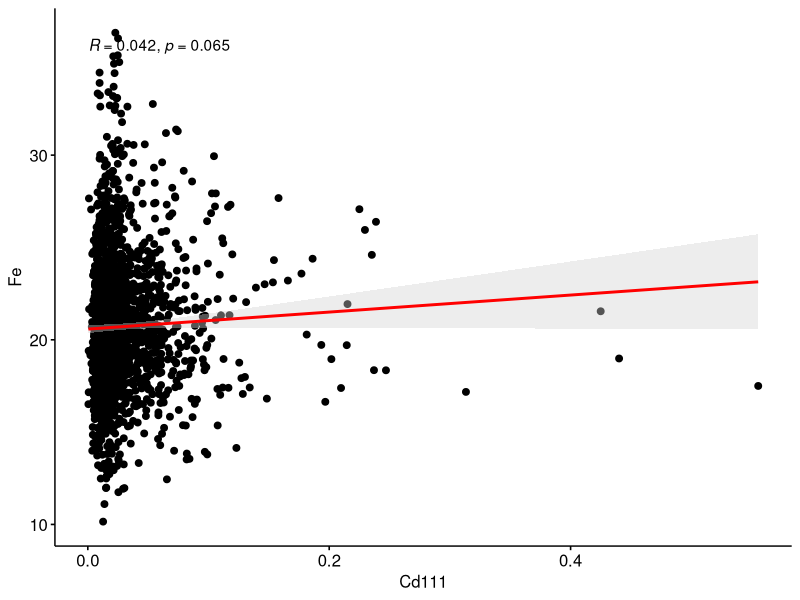
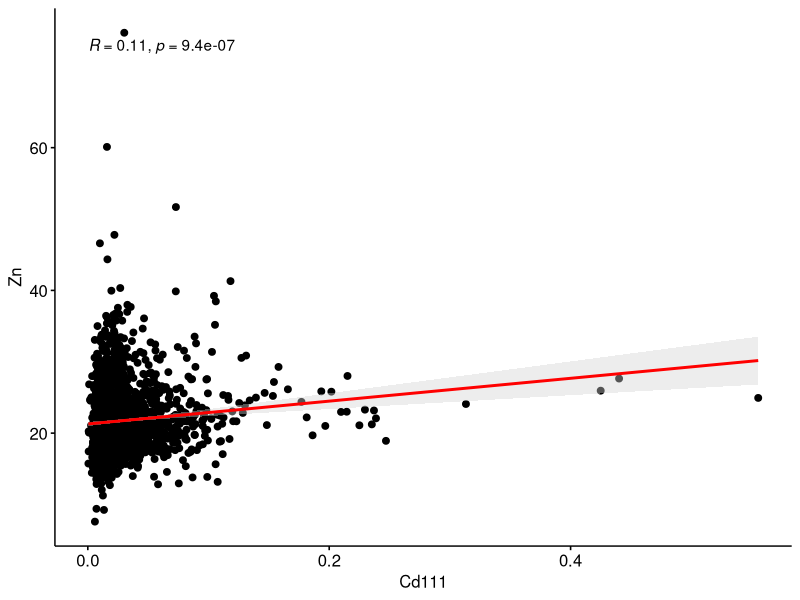
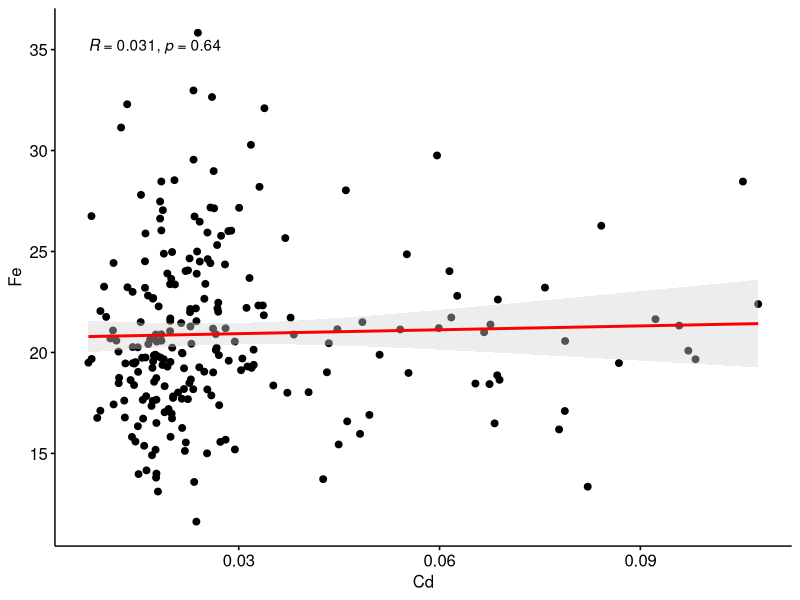
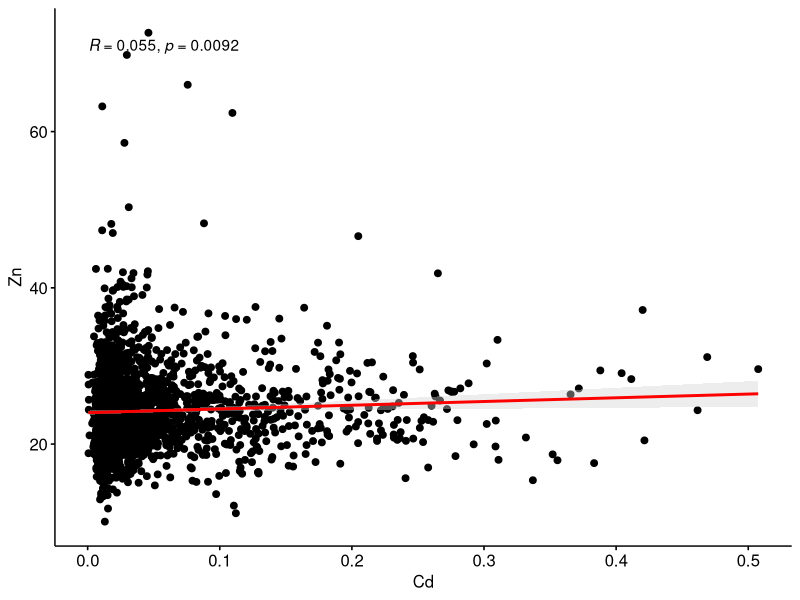
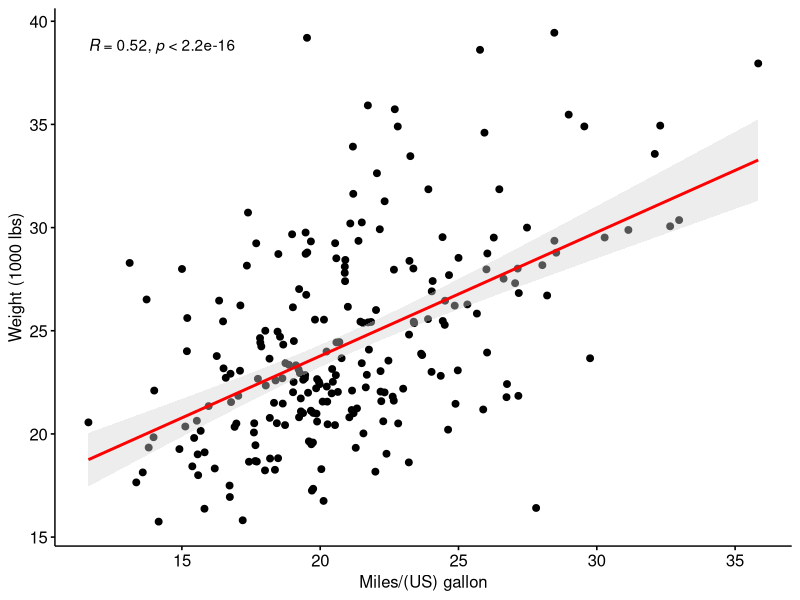

Here is the R script that generated these plots, in order: (Note: this script raises an error after producing the figures.)
## ---- chunk 1
knitr::opts_chunk$set(echo = TRUE)
knitr::opts_knit$set(root.dir=normalizePath('../')) 
## ---- chunk 2
mydata <- read.csv("data/Phe_282_mineral_ziegler.csv")
cor.test(mydata$Cd111, mydata$Zn66)
cor(mydata$Cd111, mydata$Zn66,  method = "pearson", use = "complete.obs")


mydata2 <- read.csv("data/IBM.AssPan.09PUdataset.csv")
View(mydata2)
library("ggpubr")

p1 <- ggscatter(mydata2, x = "Cd111", y = "Fe57",
               add = "reg.line", 
               add.params = list(color = "red", fill = "lightgray"),
               conf.int = TRUE,
               cor.coef = TRUE, cor.method = "pearson",
               xlab = "Cd111", ylab = "Fe")
p1

p2 <- ggscatter(mydata2, x = "Cd111", y = "Zn66",
               add = "reg.line", 
               add.params = list(color = "red", fill = "lightgray"),
               conf.int = TRUE,
               cor.coef = TRUE, cor.method = "pearson",
               xlab = "Cd111", ylab = "Zn")
p2

p <- ggscatter(mydata, x = "Cd111", y = "Fe57",
               add = "reg.line", 
               add.params = list(color = "red", fill = "lightgray"),
               conf.int = TRUE,
               cor.coef = TRUE, cor.method = "pearson",
               xlab = "Cd", ylab = "Fe")
p


mydata3 <- read.csv("data/IBM.AssPan.Ky21.10PUdataset.csv")


p <- ggscatter(mydata3, x = "Cd111", y = "Zn66",
               add = "reg.line", 
               add.params = list(color = "red", fill = "lightgray"),
               conf.int = TRUE,
               cor.coef = TRUE, cor.method = "pearson",
               xlab = "Cd", ylab = "Zn")
p


p <- ggscatter(mydata, x = "Fe57", y = "Zn66",
               add = "reg.line", 
               add.params = list(color = "red", fill = "lightgray"),
               conf.int = TRUE,
               cor.coef = TRUE, cor.method = "pearson",
               xlab = "Miles/(US) gallon", ylab = "Weight (1000 lbs)")
p




ggscatter(mydata, x = "Cd111", y = "Zn66",
          add = "reg.line", add.params = list(color = "darkblue"), conf.int = TRUE, repel = TRUE, color = "Trait", label = "Trait",
          cor.coef = TRUE, cor.method = "pearson",
          xlab = "Micronutrient Content of Maize in Publicly Available Data", ylab = "Micronutrient Content of Maize from Test Run")

